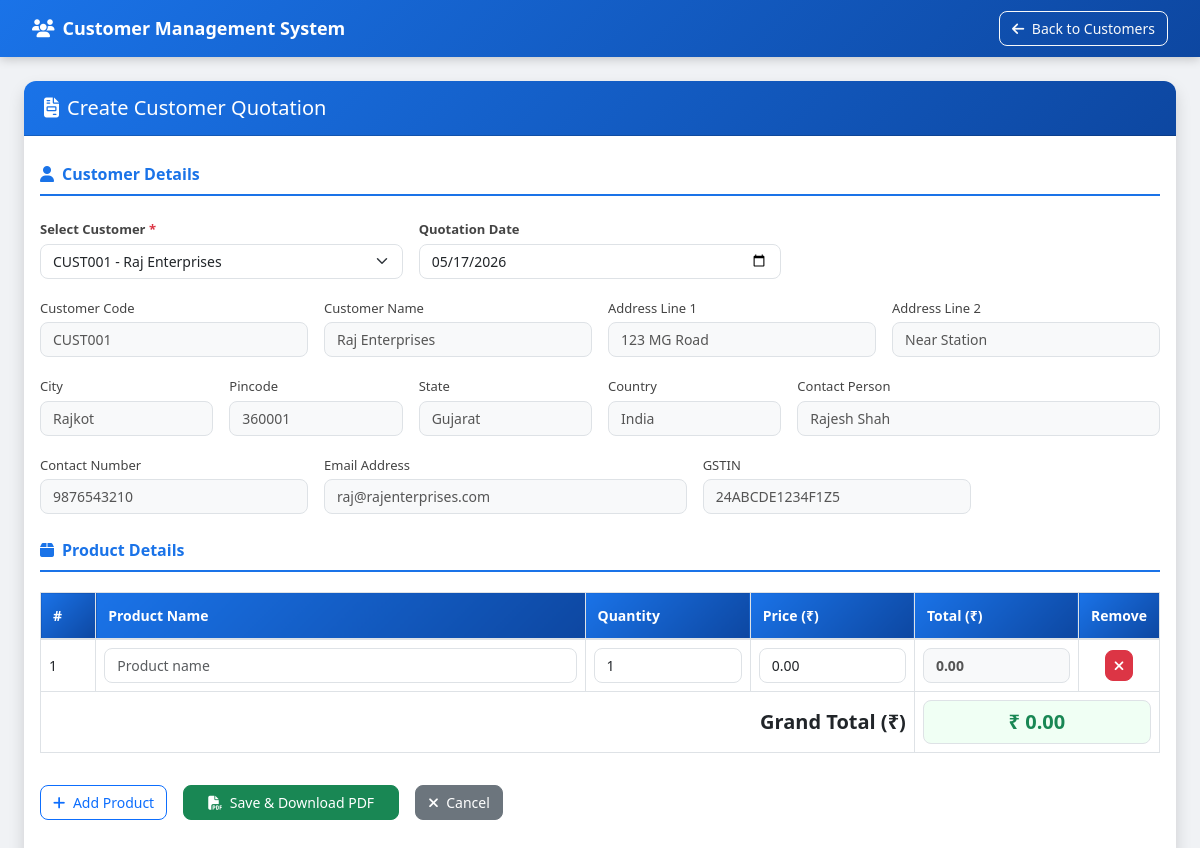
Page /source_code/quotation.php?customer_id=1 (signed in) on the committed database.
### tables this page shows
CREATE TABLE IF NOT EXISTS customers (
    id              INT AUTO_INCREMENT PRIMARY KEY,
    customer_code   VARCHAR(50) NOT NULL UNIQUE,
    name            VARCHAR(100) NOT NULL,
    addr1           VARCHAR(200),
    addr2           VARCHAR(200),
    city            VARCHAR(100),
    pincode         VARCHAR(20),
    state           VARCHAR(100),
    country         VARCHAR(100) DEFAULT 'India',
    contact_person  VARCHAR(100),
    contact_number  VARCHAR(20),
    email           VARCHAR(150),
    gstin           VARCHAR(20),
    photo           VARCHAR(255),
    created_at      TIMESTAMP DEFAULT CURRENT_TIMESTAMP
);

### source_code/quotation.php (the view, shortened to what this page needs)
<?php
include 'includes/db.php';
$preload_customer = null;
if (isset($_GET['customer_id'])) {
    $cid = (int)$_GET['customer_id'];
    $res = mysqli_query($conn, "SELECT * FROM customers WHERE id=$cid");
    $preload_customer = mysqli_fetch_assoc($res);
}
$customers = mysqli_query($conn, "SELECT id, customer_code, name FROM customers ORDER BY name");
?>
<!DOCTYPE html>
<html lang="en">
<head>
    <link href="https://cdn.jsdelivr.net/npm/bootstrap@5.3.0/dist/css/bootstrap.min.css" rel="stylesheet">
    <link href="https://cdnjs.cloudflare.com/ajax/libs/font-awesome/6.4.0/css/all.min.css" rel="stylesheet">
    <link href="css/style.css" rel="stylesheet">
</head>
<body>
<nav class="navbar navbar-dark navbar-expand-lg">
    <div class="container-fluid">
        <a class="navbar-brand fw-bold" href="index.php">
            <i class="fas fa-users me-2"></i>Customer Management System
        </a>
        <div class="ms-auto">
            <a href="index.php" class="btn btn-outline-light">
                <i class="fas fa-arrow-left me-1"></i> Back to Customers
            </a>
        </div>
    </div>
</nav>
<div class="container-fluid mt-4 px-4">
    <div class="card shadow">
        <div class="card-header">
            <h5 class="mb-0"><i class="fas fa-file-invoice me-2"></i>Create Customer Quotation</h5>
        </div>
        <div class="card-body">
            <form method="POST" id="quotationForm">
                <div class="section-title">
                    <i class="fas fa-user me-2"></i>Customer Details
                </div>
                <div class="row g-3 mb-3">
                    <div class="col-md-4">
                        <label class="form-label fw-semibold">Select Customer <span class="text-danger">*</span></label>
                        <select name="customer_id" id="customer_select" class="form-select" required>
                            <?php while ($c = mysqli_fetch_assoc($customers)): ?>
                                <option value="<?= $c['id'] ?>"
                                    <?= ($preload_customer && $preload_customer['id'] == $c['id']) ? 'selected' : '' ?>>
                                    <?= htmlspecialchars($c['customer_code']) ?> - <?= htmlspecialchars($c['name']) ?>
                                </option>
                            <?php endwhile; ?>
                        </select>
                    </div>
                    <div class="col-md-4">
                        <label class="form-label fw-semibold">Quotation Date</label>
                        <input type="date" name="quote_date" class="form-control"
                               value="<?= date('Y-m-d') ?>" required>
                    </div>
                </div>
                <div class="row g-3 mb-4" id="customer_details_section">
                    <div class="col-md-3">
                        <label class="form-label">Customer Code</label>
                        <input type="text" id="f_code" class="form-control" disabled
                               value="<?= $preload_customer['customer_code'] ?? '' ?>">
                    </div>
                    <div class="col-md-3">
                        <label class="form-label">Customer Name</label>
                        <input type="text" id="f_name" class="form-control" disabled
                               value="<?= $preload_customer['name'] ?? '' ?>">
                    </div>
                    <div class="col-md-3">
                        <label class="form-label">Address Line 1</label>
                        <input type="text" id="f_addr1" class="form-control" disabled
                               value="<?= $preload_customer['addr1'] ?? '' ?>">
                    </div>
                    <div class="col-md-3">
                        <label class="form-label">Address Line 2</label>
                        <input type="text" id="f_addr2" class="form-control" disabled
                               value="<?= $preload_customer['addr2'] ?? '' ?>">
                    </div>
                    <div class="col-md-2">
                        <label class="form-label">City</label>
                        <input type="text" id="f_city" class="form-control" disabled
                               value="<?= $preload_customer['city'] ?? '' ?>">
                    </div>
                    <div class="col-md-2">
                        <label class="form-label">Pincode</label>
                        <input type="text" id="f_pincode" class="form-control" disabled
                               value="<?= $preload_customer['pincode'] ?? '' ?>">
                    </div>
                    <div class="col-md-2">
                        <label class="form-label">State</label>
                        <input type="text" id="f_state" class="form-control" disabled
                               value="<?= $preload_customer['state'] ?? '' ?>">
                    </div>
                    <div class="col-md-2">
                        <label class="form-label">Country</label>
                        <input type="text" id="f_country" class="form-control" disabled
                               value="<?= $preload_customer['country'] ?? '' ?>">
                    </div>
                    <div class="col-md-4">
                        <label class="form-label">Contact Person</label>
                        <input type="text" id="f_contact_person" class="form-control" disabled
                               value="<?= $preload_customer['contact_person'] ?? '' ?>">
                    </div>
                    <div class="col-md-3">
                        <label class="form-label">Contact Number</label>
                        <input type="text" id="f_contact_number" class="form-control" disabled
                               value="<?= $preload_customer['contact_number'] ?? '' ?>">
                    </div>
                    <div class="col-md-4">
                        <label class="form-label">Email Address</label>
                        <input type="text" id="f_email" class="form-control" disabled
                               value="<?= $preload_customer['email'] ?? '' ?>">
                    </div>
                    <div class="col-md-3">
                        <label class="form-label">GSTIN</label>
                        <input type="text" id="f_gstin" class="form-control" disabled
                               value="<?= $preload_customer['gstin'] ?? '' ?>">
                    </div>
                </div>
                <div class="section-title">
                    <i class="fas fa-box me-2"></i>Product Details
                </div>
                <div class="table-responsive mb-3">
                    <table class="table table-bordered" id="product_table">
                        <thead>
                            <tr>
                                <th width="5%">#</th>
                                <th width="45%">Product Name</th>
                                <th width="15%">Quantity</th>
                                <th width="15%">Price (₹)</th>
                                <th width="15%">Total (₹)</th>
                                <th width="5%">Remove</th>
                            </tr>
                        </thead>
                        <tbody id="product_rows">
                            <tr class="product-row">
                                <td class="row-num">1</td>
                                <td><input type="text" name="product_name[]" class="form-control" placeholder="Product name" required></td>
                                <td><input type="number" name="qty[]" class="form-control qty" min="1" value="1" required></td>
                                <td><input type="number" name="price[]" class="form-control price" min="0" step="0.01" value="0.00" required></td>
                                <td><input type="text" class="form-control row-total" value="0.00" disabled></td>
                                <td class="text-center">
                                    <button type="button" class="btn btn-sm btn-danger remove-row">
                                        <i class="fas fa-times"></i>
                                    </button>
                                </td>
                            </tr>
                        </tbody>
                        <tfoot>
                            <tr>
                                <td colspan="4" class="text-end fw-bold fs-5">Grand Total (₹)</td>
                                <td colspan="2">
                                    <input type="text" id="grand_total_display" class="form-control fw-bold text-success fs-5" value="0.00" disabled>
                                </td>
                            </tr>
                        </tfoot>
                    </table>
                </div>
                <div class="d-flex gap-3 mb-4">
                    <button type="button" class="btn btn-outline-primary" id="add_product_btn">
                        <i class="fas fa-plus me-1"></i> Add Product
                    </button>
                    <button type="submit" name="save_quotation" class="btn btn-success px-4">
                        <i class="fas fa-file-pdf me-1"></i> Save & Download PDF
                    </button>
                    <a href="index.php" class="btn btn-secondary">
                        <i class="fas fa-times me-1"></i> Cancel
                    </a>
                </div>
            </form>
        </div>
    </div>
</div>
</body>
</html>

### source_code/css/style.css (style rules this page uses)
* { box-sizing: border-box; }
body { background: #f0f2f5; font-family: 'Segoe UI', Arial, sans-serif; }
.navbar { background: linear-gradient(135deg, #1a73e8, #0d47a1) !important; box-shadow: 0 2px 10px rgba(0,0,0,0.2); padding: 10px 20px; }
.navbar-brand { font-size: 18px; }
.card { border: none; border-radius: 12px; overflow: hidden; }
.card-header { background: linear-gradient(135deg, #1a73e8, #0d47a1); color: white; padding: 15px 20px; font-size: 16px; }
.form-label { font-size: 13px; color: #444; margin-bottom: 4px; }
.form-control, .form-select { border-radius: 8px; border: 1px solid #dee2e6; font-size: 14px; transition: border-color 0.2s, box-shadow 0.2s; }
.form-control:disabled { background: #f8f9fa; color: #555; }
.btn { border-radius: 8px; font-size: 14px; }
.table { font-size: 14px; }
.table thead th { background: #f0f4ff; color: #1a73e8; border-bottom: 2px solid #dee2e6; padding: 12px 10px; font-weight: 600; }
.table tbody td { vertical-align: middle; padding: 10px; }
.section-title { font-size: 16px; font-weight: 700; color: #1a73e8; border-bottom: 2px solid #1a73e8; padding-bottom: 8px; margin-bottom: 20px; margin-top: 10px; }
#product_table thead th { background: linear-gradient(135deg, #1a73e8, #0d47a1); color: white; padding: 12px; font-weight: 600; }
#product_table tbody td { padding: 8px; vertical-align: middle; }
.row-total { background: #f0fff4; font-weight: 600; color: #198754; }
#grand_total_display { font-weight: 700; font-size: 18px; color: #198754; background: #f0fff4; text-align: center; }

### rows in the picture
customers: customer_code "CUST001", name "Raj Enterprises", addr1 "123 MG Road", addr2 "Near Station", city "Rajkot", pincode "360001", state "Gujarat", country "India", contact_person "Rajesh Shah", contact_number "9876543210", email "raj@rajenterprises.com", gstin "24ABCDE1234F1Z5"

### other values in the picture
form field customer_id "CUST001 - Raj Enterprises"
